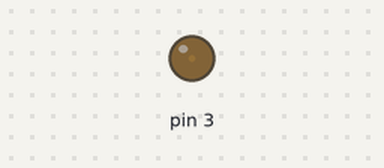
This sketch was run on a simulated Arduino Uno, built with avr-gcc and run on an emulated ATmega328P. Shown: output pins drawn as LEDs (lit = HIGH). What the sketch prints to the serial monitor is not drawn.

Above: at 0.05 s.
At 0.65 s:
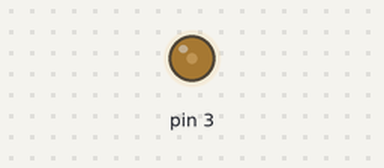
At 1.3 s:
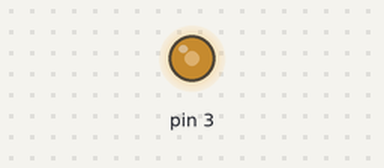
At 2.55 s:
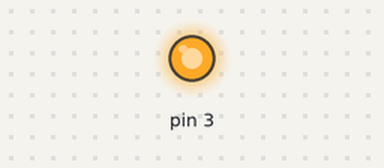
Timing chart, 0 to 5.9 s (numbered marks = the images above):
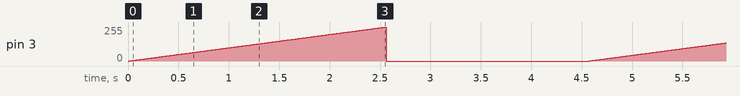

The sketch:

8_Transistor_LED_UNO.ino
```cpp
void setup() {
  Serial.begin(9600);
  pinMode(3, OUTPUT);
}

void loop() {
  for (int i=0; i<=255; i++)
  {
    analogWrite(3, i);
    delay(10);
  }
  analogWrite(3, 0);
  delay(2000);
  Serial.println("*****************");
}
```

Measured:
- by itself, pin 3: ramps from 0/255 to 255/255 and jumps back, once every 4.6 s
